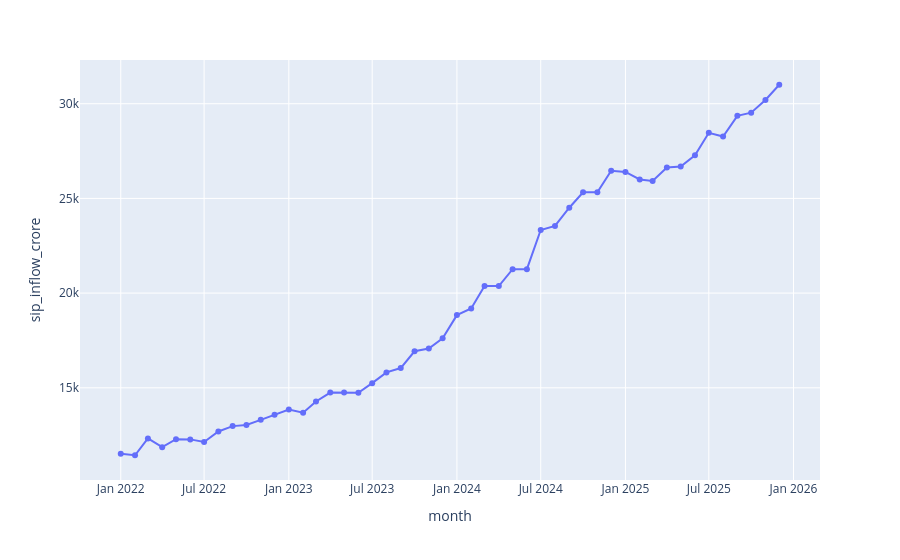

Notebook cell for this chart:
### Code cell
fig = px.line(
    monthly_sip_inflows,
    x="month",
    y="sip_inflow_crore",
    markers=True
)
fig
